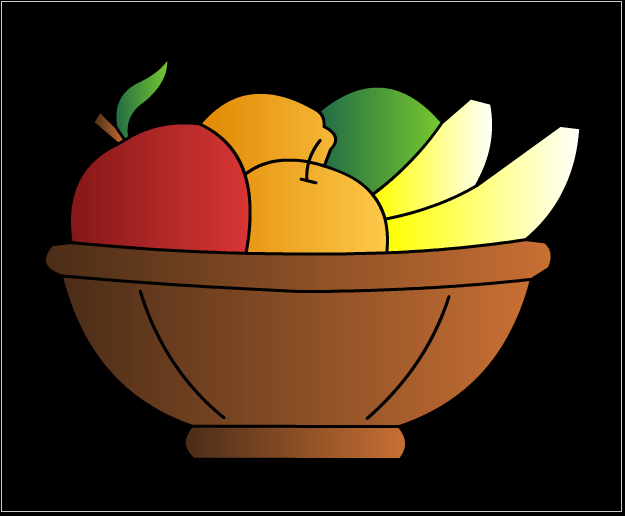
//> input picture fruits.png, 625 x 516 px
$ ./Trackgray   (built with g++ and OpenCV 4)
//> lines starting //> are read from the running program, lines starting //| are printed output that depends on the picture; after the words box and inside, x2 and y2 are one past the last pixel; in counts of white or black regions, pixels touching at a corner belong together
#include <iostream>
#include <stdlib.h>
#include "opencv2/highgui/highgui.hpp"
#include "opencv2/imgproc/imgproc.hpp"
#include "opencv2/core/core.hpp"
using namespace cv;
using namespace std;
int main()
{
    int i,j,th;
    th=0;
    namedWindow("ab",WINDOW_NORMAL);
	createTrackbar("intensityFilter","ab",&th,255);
	Mat img=imread("fruits.png",0);
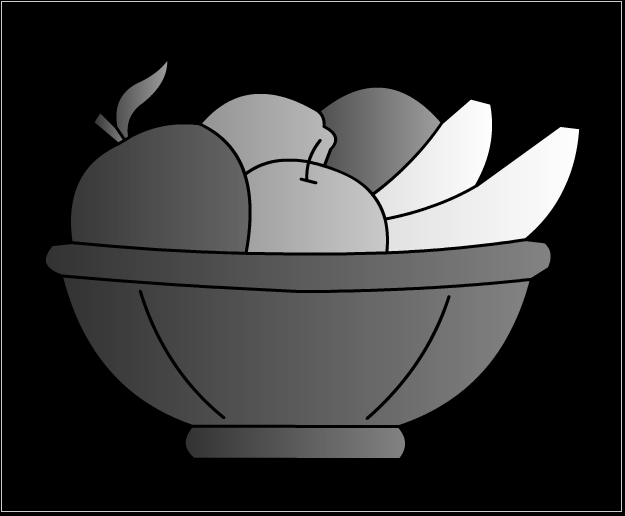
//> img: 516 rows x 625 cols, CV_8UC1; min 0, max 254, mean 52.5

	while(1)
	{
		Mat img1=img.clone();
		for(i=0;i<img.rows;i++)
		{
			for(j=0;j<img.cols;j++)
			{
				if(img.at<uchar>(i,j)>th)
				{
					img1.at<uchar>(i,j)=0;
				}
				else
				{
					img1.at<uchar>(i,j)=255;
				}
	        }
		}
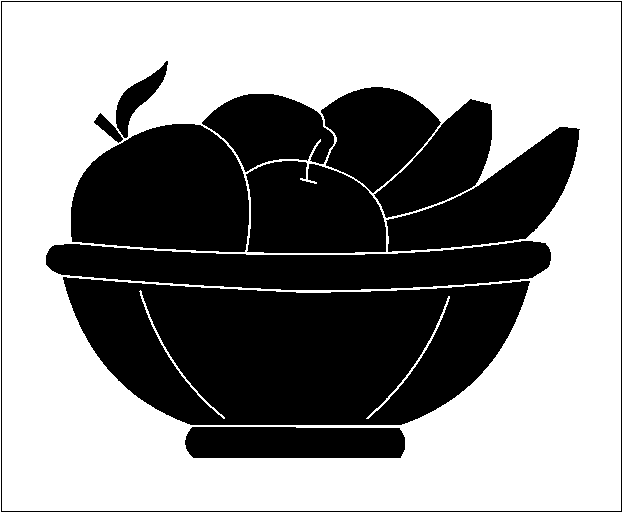
//> img1: 516 rows x 625 cols, CV_8UC1; 56.3% white; 12 black regions, largest, box (x1, y1, x2, y2) and area: (63, 277, 530, 425) 51644, (71, 124, 249, 252) 18500, (46, 241, 551, 290) 16898

		imshow("ab",img1);
		waitKey(1);
	}
	return 0;
}
